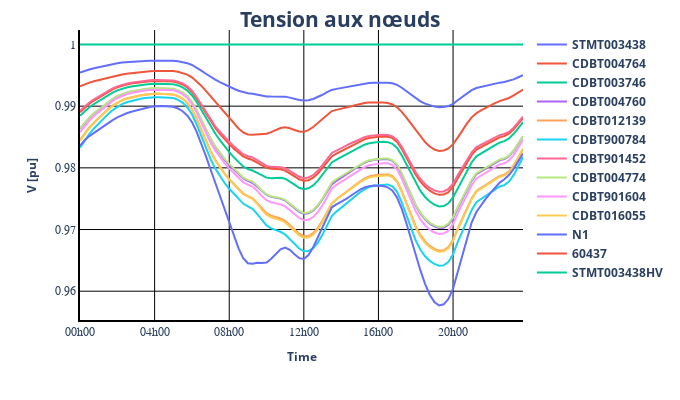

This figure's notebook cell:
### Markdown cell above
2.2 Simulation du Load Flow avec les courbes de charge déterminées précédement

### Code cell
# Set the powerprofile in excel before
profile_file_path = "data/power_profile.xlsx"
net_file_path = "data/trey_power_network.xlsx"
output_folder = ""
output_filename = "simulation_results"
# load power profile from excel file
time_series = pp_sim.load_power_profile_form_xlsx(file_path=profile_file_path)
# time_series["load"]["p_mw"]
net_trey = pp_sim.load_net_from_xlsx(file_path=net_file_path)
pp_sim.apply_power_profile(
    net=net_trey, equipment="load", power_profiles=time_series["load"]
)
# pp_sim.apply_power_profile(
#     net=net_trey, equipment="sgen", power_profiles=time_series["sgen"]
# )
pp_sim.create_output_writer(
    net=net_trey, add_results=["res_bus.p_mw", "res_line.p_to_mw"]
)
# pp_plot.plot_powerflow_result(
#     net=net_trey,
#     plot_title="Test",
#     filename="net_trey",
# )
result_df = pp_sim.run_time_simulation(net=net_trey)
# net_trey.res_bus["vm_pu"]
result_df.keys()
pp_plot.plot_timeseries_result(
    data_df=result_df["res_bus.vm_pu"],
    ylabel="V [pu]",
    plot_title="Tension aux nœuds",
    filename="voltage_result",
)
